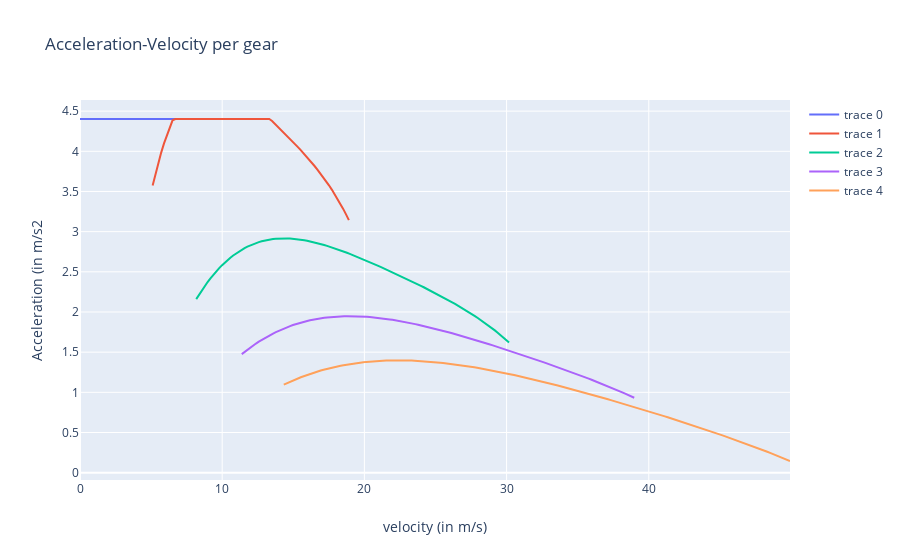

The code cell stored with this chart in its notebook:
### Markdown cell above
# Compute and plot final acceleration curve per gear

### Code cell
outputs = sol['outputs'] # outputs of the dispatcher
layout = go.Layout(title="Acceleration-Velocity per gear",
                xaxis=dict(title='velocity (in m/s)'),
                yaxis=dict(title='Acceleration (in m/s2'))
data = outputs['discrete_acceleration_curves']
fig = go.Figure(data=data, layout=layout)
iplot(fig)
